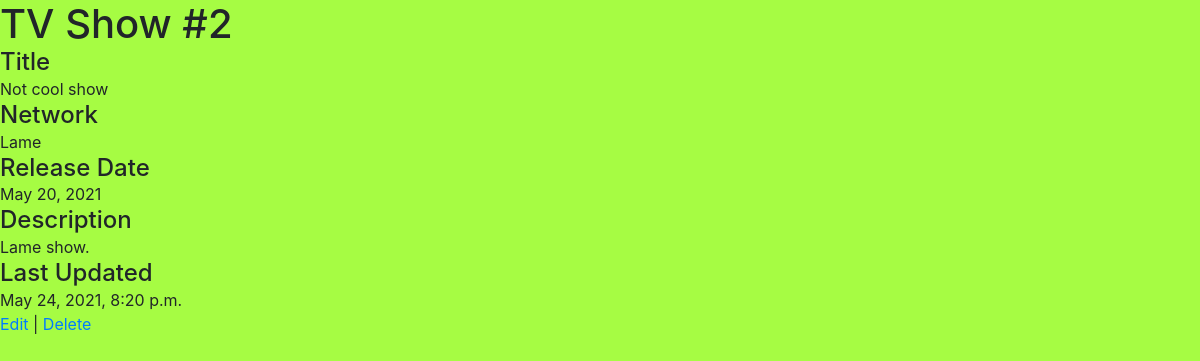
Page /shows/2 on the committed database.
### add_show/models.py (models this page shows, shortened)
class Show(models.Model):
    title = models.CharField(max_length=255)
    network = models.CharField(max_length=45)
    release_date = models.DateField()
    description = models.CharField(max_length=255)
    created_at = models.DateTimeField(auto_now_add=True)
    updated_at = models.DateTimeField(auto_now=True)
    objects = ShowManager()

### add_show/views.py (the view)
# urls.py: path('shows/<int:show_id>', views.show),
def show(request, show_id):
    one_show = Show.objects.get(id=show_id)
    context = {
        'show': one_show
    }
    return render(request, 'show.html', context)

### add_show/templates/show.html (shortened to what this page needs)
<!DOCTYPE html>
<html lang="en">
    <head>
        <link
            href="https://stackpath.bootstrapcdn.com/bootstrap/4.5.0/css/bootstrap.min.css"
            rel="stylesheet"
        />
        {% load static %}
        <link rel="stylesheet" href="{% static 'css/style.css' %}" />
    </head>
    <body>
        <h1>TV Show #{{ show.id}}</h1>
        <h4>Title</h4>
        <p>{{ show.title }}</p>
        <h4>Network</h4>
        <p>{{ show.network }}</p>
        <h4>Release Date</h4>
        <p>{{ show.release_date }}</p>
        <h4>Description</h4>
        <p>{{ show.description }}</p>
        <h4>Last Updated</h4>
        <p>{{ show.updated_at }}</p>
        <a href="/shows/{{ show.id }}/edit">Edit</a> | <a href="/shows/{{ show.id }}/delete">Delete</a>
    </body>
</html>

### add_show/static/css/style.css (style rules this page uses)
* { margin: 0px; padding: 0px; }
body, div, dl, dt, dd, ul, ol, li, h1, h2, h3, h4, h5, h6, pre, form, fieldset, input, p, blockquote, table, th, td, embed, object { padding: 0; margin: 0; border: 0; }
html { margin: 0; min-height: 100%; }
body { background-color: rgb(166, 252, 67); }

### rows in the picture
Show: id "2", title "Not cool show", network "Lame", release_date "May 20, 2021", description "Lame show.", updated_at "May 24, 2021, 8:20 p.m."
